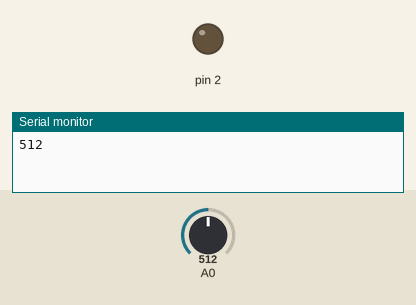
Simulated run of this sketch. Board: Arduino Uno, built with avr-gcc and run on an emulated ATmega328P. On the bench: output pins drawn as LEDs (lit = HIGH), the last lines printed to the serial monitor. The inputs (shaded band) are chosen by the test bench; at power-on: A0 = 512.

Above: at 0.1 s.
At 0.6 s:
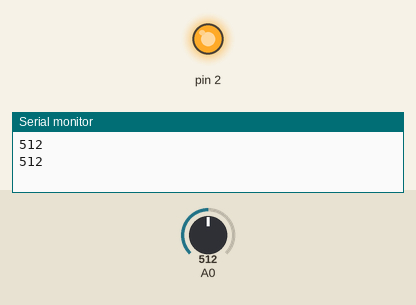
Timing chart, 0 to 2.1 s (numbered marks = the images above):
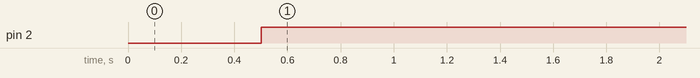

Measured:
- by itself, pin 2: LOW → HIGH at 0.50 s

The sketch:

LDRApp.ino
```cpp
/*
   Leitura do LDR no APP
   @author Brenon Kalevi
*/

void setup() {
  Serial.begin(9600);
  pinMode (2, OUTPUT);
}

void loop() {
  int leitura;
  leitura = analogRead(A0); // 0 a 1023
  Serial.println(leitura);
  Serial.print("");
  delay(500);
  if (leitura < 850) {
    digitalWrite (2, HIGH);
  } else {
    digitalWrite(2, LOW) ;
  }
}
```
